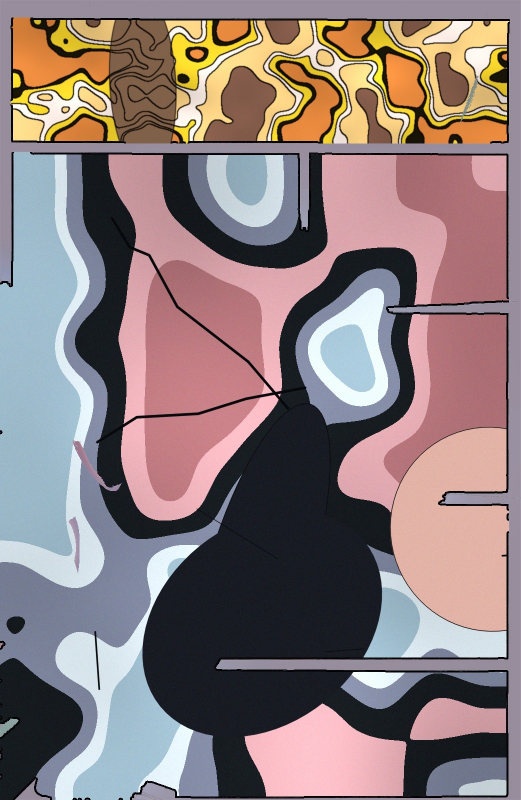
#> input picture moredata/b001/p023.jpg, 1041 x 1600 px (shown at 1/2 size)
$ python -i borders.py   (imports and definitions only)
#> lines starting #> are read from the running program, lines starting #| are printed output that depends on the picture; after the words box and inside, x2 and y2 are one past the last pixel; in counts of white or black regions, pixels touching at a corner belong together
"""Frame borders read off a page, for border_pages.py.

The detector model draws boxes; this finds the frames themselves, as pixel
masks, on pages whose gutter is one flat colour (white or cream paper, or a
black page). Everything that is not gutter is art; art is opened so that
lettering, page numbers and figures bursting out of a frame fall away, and
each solid piece left is a frame. A frame that is a plain rectangle is then
cut along the thin dark or light rules that split touching panels.

Nothing here is trained and nothing is guessed: a page whose gutter is not
flat, whose art is not in solid pieces, or which is one full-bleed picture
gives no frames, and border_pages.py leaves it out. What comes back is
exact enough to paint over (the mask) and to classify (the kind):

  rect      axis-aligned rectangle, the usual frame
  slanted   four straight sides, at least one off the axes
  polygon   convex, three or five and more sides (wedges, cut corners)
  rounded   rounded corners
  round     circle or ellipse
  notched   straight-sided but not convex (an inset cut out of a corner)
"""
import math
from dataclasses import dataclass, field

import cv2
import numpy as np

TOL = 26             # max channel difference from the gutter colour
OPEN = 0.011         # opening radius, share of the page width
MIN_FRAME = 0.012    # smallest frame, share of the page area
MAX_LOOSE = 0.06     # art outside every frame, share of the page area
MIN_COVER = 0.45     # the frames together, share of the page area
MAX_FRAMES = 20
RULE_DARK, RULE_LIGHT = 80, 232   # grey levels of a rule between touching panels
RULE_SHARE = 0.92    # share of a row or column a rule must fill
RULE_THICK = 14      # px; thicker is art, not a rule
RULE_PART = 0.12     # each side of a rule, share of the frame's side
HAIRLINE = 0.012     # a shut-in gutter is at most twice this wide, share of the page width
MIN_SLANT = 1.5      # degrees off the axes before a four-sided frame counts as slanted
MERGED = 0.15        # a hairline this share of a frame's short side splits it
RING_MAX = 12        # px; a longer flat run from the edge is art, not a border line


@dataclass
class Frame:
    mask: np.ndarray   # uint8 0/1, the frame's pixels inside [box]
    box: tuple         # x, y, w, h in page pixels, border line included
    kind: str
    poly: list         # outline, [(x, y)] in page pixels
    slant: float       # degrees its most slanted long side is off the axes
    ring: int = 0      # px of border line inside the mask's edge
    ink: tuple = (0, 0, 0)   # the border line's colour, BGR
    cut: bool = False  # made by cutting a bigger rectangle along a rule


@dataclass
class Page:
    paper: tuple                 # the gutter colour, BGR
    frames: list = field(default_factory=list)
    loose: float = 0.0           # art outside the frames, share of the page
    cover: float = 0.0
    why: str = ""                # why the page gives no frames; "" when it does
    gutter: np.ndarray = None    # bool, the gutter's pixels (hairlines included)


# --------------------------------------------------------------- the gutter

def _mode_colour(px, share):
    """The commonest colour in [px] when at least [share] of it is that colour."""
    q = (px >> 4).astype(np.int32)
    key = q[:, 0] * 256 + q[:, 1] * 16 + q[:, 2]
    vals, counts = np.unique(key, return_counts=True)
    c = np.median(px[key == vals[counts.argmax()]], axis=0)
    if (np.abs(px.astype(np.int16) - c).max(1) <= TOL).mean() < share:
        return None
    return c


def paper_candidates(img):
    """Colours the gutter may have: the page's edge when it is flat, and
    nothing else then (with a white margin, black is art, and taking it for
    gutter makes one frame of the whole page). A full-bleed page has gutters
    but no margin: white and black, when enough of the page is one of them."""
    h, w = img.shape[:2]
    b = max(4, round(0.03 * min(h, w)))
    band = np.concatenate([img[:b].reshape(-1, 3), img[-b:].reshape(-1, 3),
                           img[:, :b].reshape(-1, 3), img[:, -b:].reshape(-1, 3)])
    c = _mode_colour(band, 0.4)
    if c is not None:
        return [c]
    flat = img[::4, ::4].reshape(-1, 3)
    return [np.median(flat[sel], axis=0)
            for sel, share in ((flat.min(1) >= 232, 0.02), (flat.max(1) <= 30, 0.04)) if sel.mean() >= share]


def art_mask(img, paper):
    """1 where the page is not gutter. Gutter-coloured areas shut inside the
    art are filled (sky, balloons, the white of a black-and-white panel),
    except thin long ones: those are gutters closed off by a balloon lying
    across them, or the white line around an inset."""
    h, w = img.shape[:2]
    diff = np.abs(img.astype(np.int16) - np.asarray(paper, np.int16)).max(2)
    art = (diff > TOL).astype(np.uint8)   # not closed: a gutter may be 3 px thin
    n, lab, stats, _ = cv2.connectedComponentsWithStats(1 - art, connectivity=4)
    widest = np.zeros(n, np.float32)      # per area: its widest point, as a radius
    np.maximum.at(widest, lab.ravel(), cv2.distanceTransform(1 - art, cv2.DIST_L2, 3).ravel())
    outside = np.zeros(n, bool)
    outside[np.unique(np.concatenate([lab[0], lab[-1], lab[:, 0], lab[:, -1]]))] = True
    bw, bh = stats[:, cv2.CC_STAT_WIDTH], stats[:, cv2.CC_STAT_HEIGHT]
    # Thin all along, and either a straight strip or a sparse web in its box;
    # a balloon is as thin between its lines of lettering but fills its box.
    sparse = (np.minimum(bw, bh) <= 2.5 * HAIRLINE * w) | (stats[:, cv2.CC_STAT_AREA] < 0.2 * bw * bh)
    hairline = (widest <= HAIRLINE * w) & (np.maximum(bw, bh) >= 0.08 * w) & sparse
    fill = ~outside & ~hairline
    fill[0] = False                       # label 0 is the art itself
    return art | fill[lab].astype(np.uint8)


# --------------------------------------------------------------- the frames

def _regrow(seed, art, steps):
    """[seed] grown back [steps] px but only over [art]: restores the corners
    the opening rounded off without crossing a gutter to the next frame."""
    k = np.ones((3, 3), np.uint8)
    for _ in range(steps):
        seed = cv2.dilate(seed, k) & art
    return seed


def _pieces(art, w, h):
    """(mask in its box, box) for every solid piece of [art] big enough to be a frame."""
    r = max(6, round(OPEN * w))
    opened = cv2.morphologyEx(art, cv2.MORPH_OPEN, cv2.getStructuringElement(cv2.MORPH_ELLIPSE, (2 * r + 1, 2 * r + 1)))
    n, lab, stats, _ = cv2.connectedComponentsWithStats(opened, connectivity=8)
    out = []
    for i in range(1, n):
        x, y, bw, bh, area = stats[i]
        if area < MIN_FRAME * w * h:
            continue
        x0, y0, x1, y1 = max(0, x - r - 3), max(0, y - r - 3), min(w, x + bw + r + 3), min(h, y + bh + r + 3)
        m = _regrow((lab[y0:y1, x0:x1] == i).astype(np.uint8), art[y0:y1, x0:x1], r + 2)
        # Square opening: the stubs of balloon tails and thin break-outs go,
        # straight corners stay.
        m = cv2.morphologyEx(m, cv2.MORPH_OPEN, np.ones((7, 7), np.uint8))
        # Whole again: a hairline shut inside one frame is no gutter of its.
        contours, _ = cv2.findContours(m, cv2.RETR_EXTERNAL, cv2.CHAIN_APPROX_SIMPLE)
        m = cv2.drawContours(np.zeros_like(m), contours, -1, 1, cv2.FILLED)
        ys, xs = np.nonzero(m)
        if len(xs) == 0:
            continue
        bx0, by0, bx1, by1 = xs.min(), ys.min(), xs.max() + 1, ys.max() + 1
        out.append((m[by0:by1, bx0:bx1].copy(), (int(x0 + bx0), int(y0 + by0), int(bx1 - bx0), int(by1 - by0))))
    return out


def _slant(poly):
    """Degrees the most slanted long side of [poly] is off the axes."""
    pts = np.asarray(poly, np.float32)
    sides = [(pts[(i + 1) % len(pts)] - pts[i]) for i in range(len(pts))]
    longest = max(np.hypot(*s) for s in sides)
    worst = 0.0
    for s in sides:
        if np.hypot(*s) < 0.25 * longest:
            continue
        a = abs(math.degrees(math.atan2(s[1], s[0]))) % 90
        worst = max(worst, min(a, 90 - a))
    return worst


def _shape(mask, w):
    """(kind, outline) of one piece; kind is None when it is not a frame."""
    contours, _ = cv2.findContours(mask, cv2.RETR_EXTERNAL, cv2.CHAIN_APPROX_SIMPLE)
    cnt = max(contours, key=cv2.contourArea)
    area = max(cv2.contourArea(cnt), 1.0)
    bh, bw = mask.shape
    hull = cv2.convexHull(cnt)
    solid = area / max(cv2.contourArea(hull), 1.0)
    extent = area / (bw * bh)
    eps = max(3.0, 0.004 * w)
    if extent >= 0.965:
        return "rect", [(0, 0), (bw, 0), (bw, bh), (0, bh)]
    if solid >= 0.97:
        quad = cv2.approxPolyDP(hull, 0.02 * cv2.arcLength(hull, True), True)
        pts = [tuple(map(float, p[0])) for p in quad]
        if len(pts) == 4 and area / max(cv2.contourArea(quad), 1.0) >= 0.97:
            # Under MIN_SLANT it is a rectangle with a ragged edge.
            return ("slanted" if _slant(pts) >= MIN_SLANT else "rect"), pts
        if abs(area / (math.pi / 4 * bw * bh) - 1) < 0.03:
            return "round", [tuple(map(float, p[0])) for p in cv2.approxPolyDP(hull, eps, True)]
        fine = [tuple(map(float, p[0])) for p in cv2.approxPolyDP(hull, eps, True)]
        return ("rounded" if extent >= 0.9 else "polygon"), fine
    poly = cv2.approxPolyDP(cnt, eps, True)
    if solid >= 0.75 and len(poly) <= 8 and area / max(cv2.contourArea(poly), 1.0) > 0.96:
        return "notched", [tuple(map(float, p[0])) for p in poly]
    return None, []


# ----------------------------------------------- rules between touching panels

def _flat_rows(gray, axis):
    """Per row (axis 0) or column: the share of it that is rule-dark, and rule-light."""
    return (gray < RULE_DARK).mean(axis=1 - axis), (gray > RULE_LIGHT).mean(axis=1 - axis)


def _rules(gray, axis):
    """(start, end) of the thin flat lines crossing [gray] along [axis]
    (0: rows), each at least RULE_PART of the side away from both ends.

    A rule is a line, not the edge of a dark or light area: the rows just
    beyond it on both sides must not be flat in the same way."""
    size = gray.shape[axis]
    edge = max(60, round(RULE_PART * size))
    runs = []
    for share in _flat_rows(gray, axis):
        hit = share >= RULE_SHARE
        i = 0
        while i < size:
            if not hit[i]:
                i += 1
                continue
            j = i
            while j < size and hit[j]:
                j += 1
            if j - i <= RULE_THICK and i >= edge and size - j >= edge \
                    and share[i - 24:i - 4].mean() < 0.5 and share[j + 4:j + 24].mean() < 0.5:
                runs.append((i, j))
            i = j
    return sorted(runs)


def _is_flat(part):
    """A piece between rules that is all rule colour is gutter, not a panel."""
    return (part < RULE_DARK).mean() > 0.9 or (part > RULE_LIGHT).mean() > 0.9


def _cut(gray, depth=0):
    """Sub-rectangles (x0, y0, x1, y1) of [gray] between its rules, recursively."""
    h, w = gray.shape
    if depth < 3:
        for axis in (0, 1):
            runs = _rules(gray, axis)
            if not runs:
                continue
            out, start = [], 0
            for a, b in runs + [(gray.shape[axis], None)]:
                part = gray[start:a] if axis == 0 else gray[:, start:a]
                for x0, y0, x1, y1 in _cut(part, depth + 1):
                    out.append((x0, y0 + start, x1, y1 + start) if axis == 0 else (x0 + start, y0, x1 + start, y1))
                start = b
            return out
    return [] if _is_flat(gray) else [(0, 0, w, h)]


def _split(frame, gray):
    """A rectangular frame cut along its rules into the panels it holds; the
    rule itself is in no panel, so border_pages.py keeps its pixels."""
    x, y, w, h = frame.box
    parts = _cut(gray[y:y + h, x:x + w])
    if len(parts) < 2 or any(pw * ph < MIN_FRAME * gray.size for pw, ph in ((x1 - x0, y1 - y0) for x0, y0, x1, y1 in parts)):
        return [frame]
    out = []
    for x0, y0, x1, y1 in parts:
        m = frame.mask[y0:y1, x0:x1].copy()
        out.append(Frame(m, (x + x0, y + y0, x1 - x0, y1 - y0), "rect",
                         [(x + x0, y + y0), (x + x1, y + y0), (x + x1, y + y1), (x + x0, y + y1)], 0.0, cut=True))
    return out


# ------------------------------------------------------------ the border line

def border_ring(img, frame, paper):
    """(How many pixels in from the frame's edge its border line reaches,
    the line's colour).

    The frame is peeled in layers one pixel deep. The line's colour is that
    of the darkest of layers 2 to 4 (layer 1 is the blend with the gutter);
    the line goes on while most of a layer is that colour. 0 when there is
    no line unlike the gutter, or when the colour runs too deep to be a line
    (flat art to the edge)."""
    x, y, w, h = frame.box
    crop = img[y:y + h, x:x + w].astype(np.int16)
    dist = cv2.distanceTransform(cv2.copyMakeBorder(frame.mask, 1, 1, 1, 1, cv2.BORDER_CONSTANT), cv2.DIST_L2, 3)[1:-1, 1:-1]
    layers = [crop[(dist > d - 1) & (dist <= d)] for d in range(1, RING_MAX + 2)]
    if any(len(px) < 20 for px in layers):
        return 0, (0, 0, 0)
    core = min(range(1, 4), key=lambda k: np.median(layers[k], axis=0).sum())
    ink = np.median(layers[core], axis=0)

    def is_line(px):
        return (np.abs(px - ink).max(1) <= 60).mean() >= 0.6

    colour = tuple(int(v) for v in ink)
    if np.abs(ink - np.asarray(paper)).max() <= TOL or not is_line(layers[core]):
        return 0, colour
    depth = core + 1    # the layers outside the darkest one are line or blend
    while depth < len(layers) and is_line(layers[depth]):
        depth += 1
    return (0 if depth == len(layers) else depth + 1), colour


# ------------------------------------------------------------------ the page

def _merged(frames, art):
    """True when a frame has gutter running through it that belongs to no
    frame inside it (an inset has its own white line): two panels joined by
    a balloon across their gutter, which cannot be told apart here."""
    h, w = art.shape
    for f in frames:
        x, y, bw, bh = f.box
        others = np.zeros((bh, bw), np.uint8)
        for g in frames:
            gx, gy, gw, gh = g.box
            if g is not f and gx >= x and gy >= y and gx + gw <= x + bw and gy + gh <= y + bh:
                others[gy - y:gy - y + gh, gx - x:gx - x + gw] |= g.mask
        near = cv2.dilate(others, np.ones((19, 19), np.uint8))
        inner = ((f.mask > 0) & (art[y:y + bh, x:x + bw] == 0) & (near == 0)).astype(np.uint8)
        n, _, stats, _ = cv2.connectedComponentsWithStats(inner, connectivity=8)
        if n > 1 and np.maximum(stats[1:, cv2.CC_STAT_WIDTH], stats[1:, cv2.CC_STAT_HEIGHT]).max() \
                >= max(MERGED * min(bw, bh), 0.12 * w):
            return True
    return False


def _frames(img, gray, paper):
    h, w = img.shape[:2]
    art = art_mask(img, paper)
    frames, used = [], np.zeros((h, w), np.uint8)
    for mask, (x, y, bw, bh) in _pieces(art, w, h):
        kind, poly = _shape(mask, w)
        if kind is None:
            continue
        f = Frame(mask, (x, y, bw, bh), kind, [(x + px, y + py) for px, py in poly], 0.0)
        f.slant = 0.0 if kind == "rect" else _slant(f.poly)
        used[y:y + bh, x:x + bw] |= mask
        frames.append(f)
    loose = float(((art > 0) & (used == 0)).mean())
    why = _why(frames, loose, float(used.mean())) or ("touching panels" if _merged(frames, art) else "")
    frames = [p for f in frames for p in (_split(f, gray) if f.kind == "rect" else [f])]
    return frames, loose, float(used.mean()), why, art == 0


def _why(frames, loose, cover):
    if not frames:
        return "no solid frames"
    if len(frames) > MAX_FRAMES:
        return "too many pieces"
    if loose > MAX_LOOSE:
        return "art outside the frames"
    if len(frames) == 1 and cover > 0.97:
        return "one full-bleed picture"
    if cover < MIN_COVER:
        return "frames cover too little"
    return ""


def find(img):
    """The frames of a page (BGR), or a Page saying why it has none.

    Each gutter colour the page may have is tried; of those that give a
    clean page the one with most frames wins.
    """
    gray = cv2.cvtColor(img, cv2.COLOR_BGR2GRAY)
    best, fail = None, Page((0, 0, 0), why="no flat gutter")
    for paper in paper_candidates(img):
        frames, loose, cover, why, gutter = _frames(img, gray, paper)
        page = Page(tuple(int(v) for v in paper), frames, loose, cover, why, gutter)
        if page.why:
            fail = page
        elif best is None or len(frames) > len(best.frames):
            best = page
    if best is None:
        return fail
    for f in best.frames:
        f.ring, f.ink = border_ring(img, f, best.paper)
    return best

>>> import cv2
>>> picture = cv2.imread('moredata/b001/p023.jpg')
#> picture is the input picture: shape (1600, 1041, 3); mean B, G, R 123.4, 123.4, 139.9
>>> result = find(picture)
#> in find, `gray = cv2.cvtColor(img, cv2.COLOR_BGR2GRAY)`:
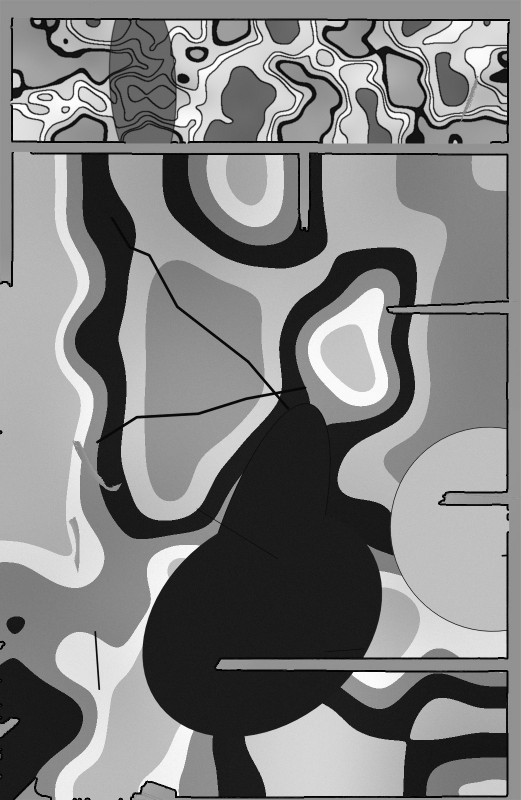
#> gray: shape (1600, 1041) (shown at 1/2 size); min 0, max 255, mean 128.3
#> in paper_candidates, `h, w = img.shape[:2]`: h = 1600; w = 1041
#> in paper_candidates, `b = max(4, round(0.03 * min(h, w)))`: b = 31
#> in _mode_colour, `c = np.median(px[key == vals[counts.argmax()]], axis=0)`: c = [157, 141, 152]
#> the loop in find, `for paper in paper_candidates(img):` made 1 pass
#> paper on pass 1: [157, 141, 152]
#> pass 1, in art_mask, `diff = np.abs(img.astype(np.int16) - np.asarray(paper, np.int16)).max(2)`:
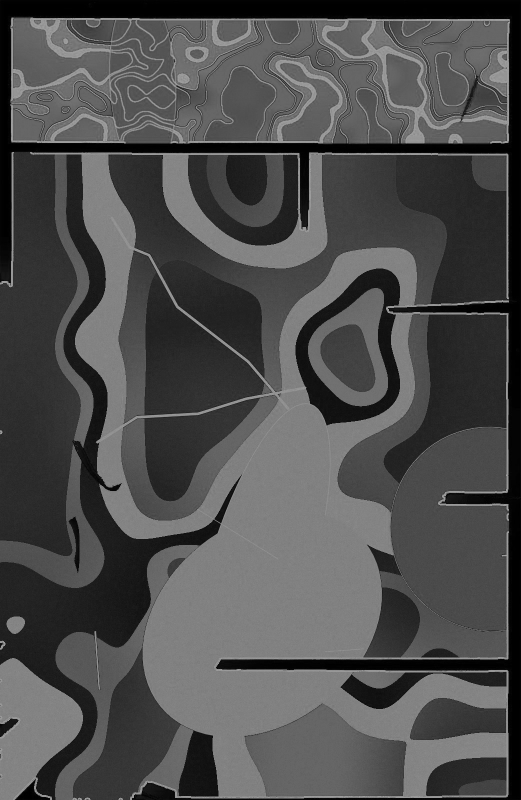
#> diff: shape (1600, 1041) int16 (shown at 1/2 size); min 0, max 157, mean 78
#> pass 1, in art_mask, `art = (diff > TOL).astype(np.uint8)`:
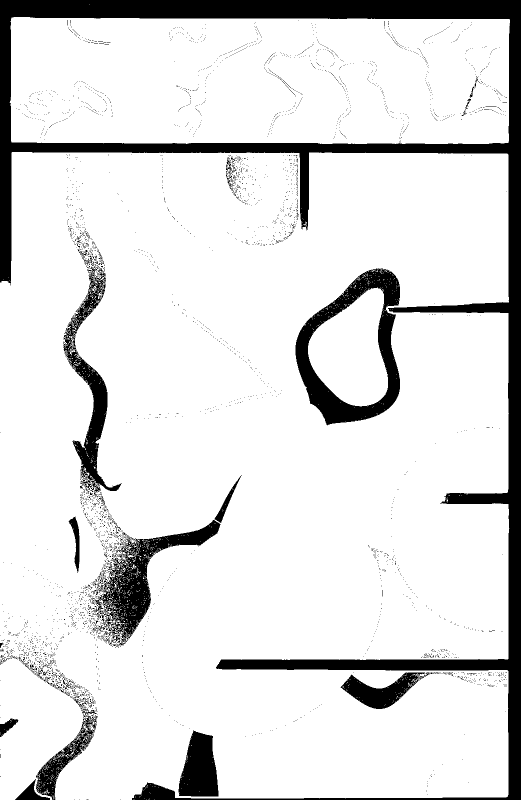
#> art: shape (1600, 1041) (shown at 1/2 size); values 0 (black) and 1 (white), 87.3% white; 3841 black regions (3774 under 20 px), largest, box (x1, y1, x2, y2) and area: (0, 0, 1041, 1600) 132032, (591, 537, 800, 851) 21401, (183, 1040, 441, 1294) 15615
#> pass 1, in art_mask, `n, lab, stats, _ = cv2.connectedComponentsWithStats(1 - art, connectiv..`:
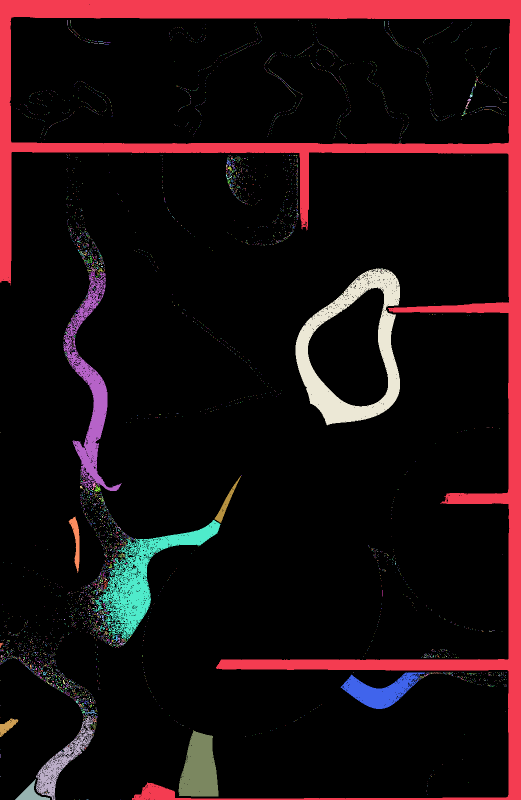
#> lab: shape (1600, 1041) int32 (shown at 1/2 size); 5629 distinct labels, from 0 to 5628; one colour per label, 0 black
#> pass 1, in _frames, `art = art_mask(img, paper)`:
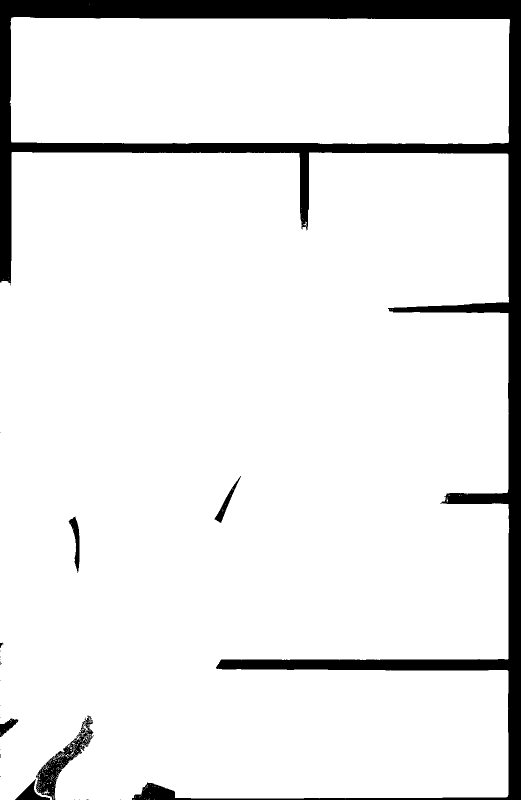
#> art: shape (1600, 1041) (shown at 1/2 size); values 0 (black) and 1 (white), 91.6% white; 25 black regions (18 under 20 px), largest, box (x1, y1, x2, y2) and area: (0, 0, 1041, 1600) 132031, (72, 1431, 187, 1600) 4535, (30, 1558, 100, 1600) 1028
#> the loop in find, `for f in best.frames:` made 2 passes
#> (x in border_ring, y in border_ring, w in border_ring, h in border_ring, core in border_ring, f.ring, f.ink) on passes 1 to 2: (21, 34, 999, 254, 1, 5, (4, 1, 5)), (0, 304, 1018, 1296, 1, 5, (7, 2, 4))
#> pass 1, in border_ring, `crop = img[y:y + h, x:x + w].astype(np.int16)`:
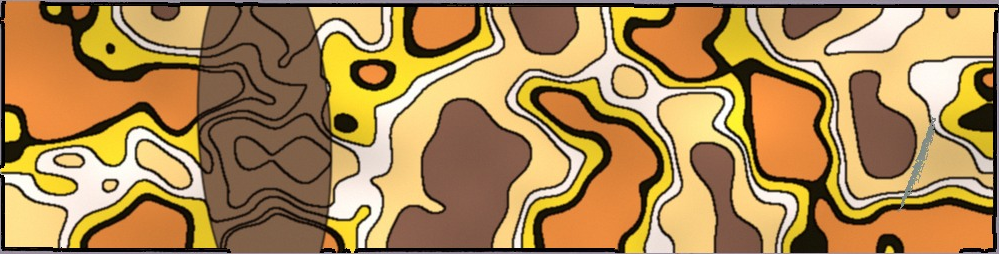
#> crop: shape (254, 999, 3) int16; mean B, G, R 83.6, 136.5, 172.5
#> pass 2, in border_ring (call 2), `crop = img[y:y + h, x:x + w].astype(np.int16)`:
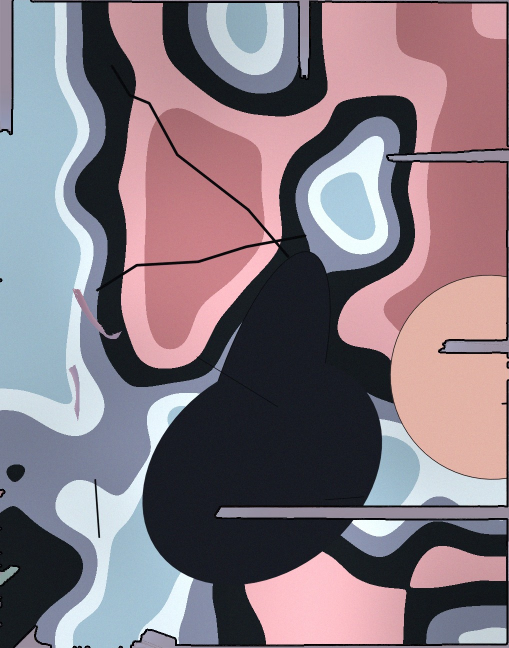
#> crop: shape (1296, 1018, 3) int16 (shown at 1/2 size); mean B, G, R 128.7, 119.6, 132.8
